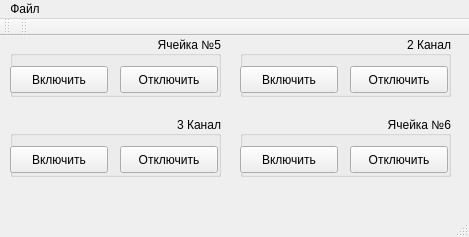
<?xml version="1.0" encoding="UTF-8"?>
<ui version="4.0">
 <class>MainWindow</class>
 <widget class="QMainWindow" name="MainWindow">
  <property name="geometry">
   <rect>
    <x>0</x>
    <y>0</y>
    <width>469</width>
    <height>237</height>
   </rect>
  </property>
  <property name="windowTitle">
   <string>ТП-34</string>
  </property>
  <widget class="QWidget" name="centralWidget">
   <widget class="QLabel" name="ip_label">
    <property name="geometry">
     <rect>
      <x>10</x>
      <y>150</y>
      <width>111</width>
      <height>21</height>
     </rect>
    </property>
    <property name="text">
     <string/>
    </property>
   </widget>
   <widget class="QGroupBox" name="firstGroup">
    <property name="geometry">
     <rect>
      <x>10</x>
      <y>0</y>
      <width>211</width>
      <height>61</height>
     </rect>
    </property>
    <property name="title">
     <string>Ячейка №5</string>
    </property>
    <property name="alignment">
     <set>Qt::AlignRight|Qt::AlignTrailing|Qt::AlignVCenter</set>
    </property>
    <property name="flat">
     <bool>false</bool>
    </property>
    <property name="checkable">
     <bool>false</bool>
    </property>
    <widget class="QPushButton" name="onBut_1">
     <property name="geometry">
      <rect>
       <x>0</x>
       <y>30</y>
       <width>98</width>
       <height>27</height>
      </rect>
     </property>
     <property name="text">
      <string>Включить</string>
     </property>
    </widget>
    <widget class="QPushButton" name="offBut_1">
     <property name="geometry">
      <rect>
       <x>110</x>
       <y>30</y>
       <width>98</width>
       <height>27</height>
      </rect>
     </property>
     <property name="text">
      <string>Отключить</string>
     </property>
    </widget>
   </widget>
   <widget class="QGroupBox" name="secondGroup">
    <property name="geometry">
     <rect>
      <x>240</x>
      <y>0</y>
      <width>211</width>
      <height>61</height>
     </rect>
    </property>
    <property name="title">
     <string>2 Канал</string>
    </property>
    <property name="alignment">
     <set>Qt::AlignRight|Qt::AlignTrailing|Qt::AlignVCenter</set>
    </property>
    <property name="flat">
     <bool>false</bool>
    </property>
    <property name="checkable">
     <bool>false</bool>
    </property>
    <widget class="QPushButton" name="onBut_2">
     <property name="geometry">
      <rect>
       <x>0</x>
       <y>30</y>
       <width>98</width>
       <height>27</height>
      </rect>
     </property>
     <property name="text">
      <string>Включить</string>
     </property>
    </widget>
    <widget class="QPushButton" name="offBut_2">
     <property name="geometry">
      <rect>
       <x>110</x>
       <y>30</y>
       <width>98</width>
       <height>27</height>
      </rect>
     </property>
     <property name="text">
      <string>Отключить</string>
     </property>
    </widget>
   </widget>
   <widget class="QGroupBox" name="thirdGroup">
    <property name="geometry">
     <rect>
      <x>10</x>
      <y>80</y>
      <width>211</width>
      <height>61</height>
     </rect>
    </property>
    <property name="title">
     <string>3 Канал</string>
    </property>
    <property name="alignment">
     <set>Qt::AlignRight|Qt::AlignTrailing|Qt::AlignVCenter</set>
    </property>
    <property name="flat">
     <bool>false</bool>
    </property>
    <property name="checkable">
     <bool>false</bool>
    </property>
    <widget class="QPushButton" name="onBut_3">
     <property name="geometry">
      <rect>
       <x>0</x>
       <y>30</y>
       <width>98</width>
       <height>27</height>
      </rect>
     </property>
     <property name="text">
      <string>Включить</string>
     </property>
    </widget>
    <widget class="QPushButton" name="offBut_3">
     <property name="geometry">
      <rect>
       <x>110</x>
       <y>30</y>
       <width>98</width>
       <height>27</height>
      </rect>
     </property>
     <property name="text">
      <string>Отключить</string>
     </property>
    </widget>
   </widget>
   <widget class="QGroupBox" name="fourGroup">
    <property name="geometry">
     <rect>
      <x>240</x>
      <y>80</y>
      <width>211</width>
      <height>61</height>
     </rect>
    </property>
    <property name="contextMenuPolicy">
     <enum>Qt::PreventContextMenu</enum>
    </property>
    <property name="title">
     <string>Ячейка №6</string>
    </property>
    <property name="alignment">
     <set>Qt::AlignRight|Qt::AlignTrailing|Qt::AlignVCenter</set>
    </property>
    <property name="flat">
     <bool>false</bool>
    </property>
    <property name="checkable">
     <bool>false</bool>
    </property>
    <widget class="QPushButton" name="onBut_4">
     <property name="geometry">
      <rect>
       <x>0</x>
       <y>30</y>
       <width>98</width>
       <height>27</height>
      </rect>
     </property>
     <property name="text">
      <string>Включить</string>
     </property>
    </widget>
    <widget class="QPushButton" name="offBut_4">
     <property name="geometry">
      <rect>
       <x>110</x>
       <y>30</y>
       <width>98</width>
       <height>27</height>
      </rect>
     </property>
     <property name="text">
      <string>Отключить</string>
     </property>
    </widget>
   </widget>
  </widget>
  <widget class="QMenuBar" name="menuBar">
   <property name="geometry">
    <rect>
     <x>0</x>
     <y>0</y>
     <width>469</width>
     <height>25</height>
    </rect>
   </property>
   <widget class="QMenu" name="menu">
    <property name="title">
     <string>Файл</string>
    </property>
    <widget class="QMenu" name="menu_2">
     <property name="title">
      <string>Настройки</string>
     </property>
     <addaction name="Address"/>
     <addaction name="Port"/>
    </widget>
    <addaction name="separator"/>
    <addaction name="menu_2"/>
   </widget>
   <addaction name="menu"/>
  </widget>
  <widget class="QToolBar" name="mainToolBar">
   <attribute name="toolBarArea">
    <enum>TopToolBarArea</enum>
   </attribute>
   <attribute name="toolBarBreak">
    <bool>false</bool>
   </attribute>
  </widget>
  <widget class="QStatusBar" name="statusBar"/>
  <widget class="QToolBar" name="toolBar">
   <property name="windowTitle">
    <string>toolBar</string>
   </property>
   <attribute name="toolBarArea">
    <enum>TopToolBarArea</enum>
   </attribute>
   <attribute name="toolBarBreak">
    <bool>false</bool>
   </attribute>
  </widget>
  <action name="Address">
   <property name="text">
    <string>IP-Адрес</string>
   </property>
  </action>
  <action name="Port">
   <property name="text">
    <string>Порт</string>
   </property>
  </action>
 </widget>
 <layoutdefault spacing="6" margin="11"/>
 <resources/>
 <connections/>
</ui>
